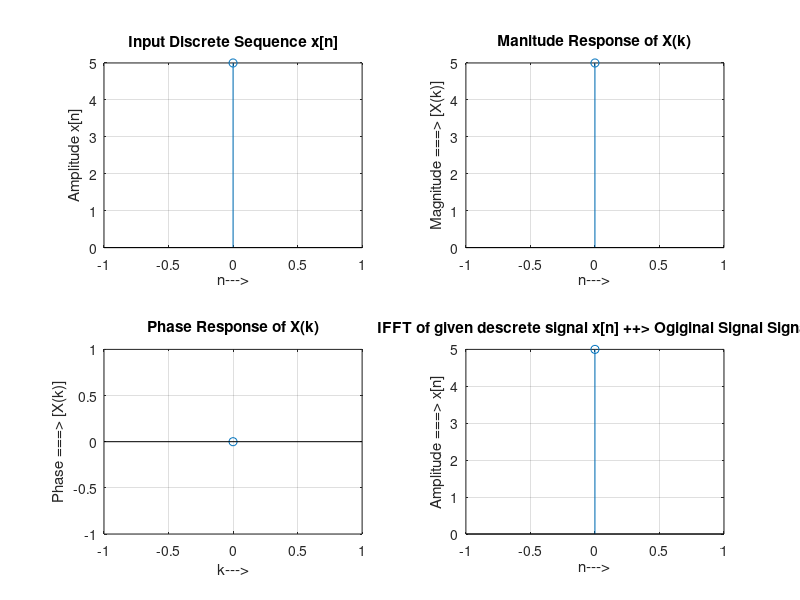

This chart was generated by the following MATLAB code:
x = input('Enter Discrete sequence x[n]');
N=length(x);

Xk=fft(x,N);
xn=ifft(Xk);

disp('FFT of x[n] = X(k) = ');
disp(Xk);

disp('IFFT of X(K) = x[n] = ');
disp(xn);

n=0:N-1;

subplot(2,2,1);
stem(n,x);
xlabel('n--->');
ylabel('Amplitude x[n]');
title('Input Discrete Sequence x[n]');
grid on;

subplot(2,2,2);
stem(n,abs(Xk));
xlabel('n--->');
ylabel('Magnitude ===> [X(k)]');
title('Manitude Response of X(k)');
grid on;

subplot(2,2,3);
stem(n,angle(Xk));
xlabel('k--->');
ylabel('Phase ===> [X(k)]');
title('Phase Response of X(k)');
grid on;

subplot(2,2,4);
stem(n,xn);
xlabel('n--->');
ylabel('Amplitude ===> x[n]');
title('IFFT of given descrete signal x[n] ++> Ogiginal Signal Signal');
grid on;

